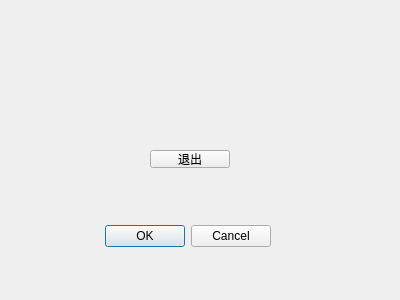
<?xml version="1.0" encoding="UTF-8"?>
<ui version="4.0">
 <class>pause</class>
 <widget class="QDialog" name="pause">
  <property name="geometry">
   <rect>
    <x>0</x>
    <y>0</y>
    <width>400</width>
    <height>300</height>
   </rect>
  </property>
  <property name="windowTitle">
   <string>Dialog</string>
  </property>
  <widget class="QDialogButtonBox" name="buttonBox">
   <property name="geometry">
    <rect>
     <x>-70</x>
     <y>220</y>
     <width>341</width>
     <height>32</height>
    </rect>
   </property>
   <property name="orientation">
    <enum>Qt::Horizontal</enum>
   </property>
   <property name="standardButtons">
    <set>QDialogButtonBox::Cancel|QDialogButtonBox::Ok</set>
   </property>
  </widget>
  <widget class="QPushButton" name="pushButton">
   <property name="geometry">
    <rect>
     <x>150</x>
     <y>150</y>
     <width>80</width>
     <height>18</height>
    </rect>
   </property>
   <property name="text">
    <string>退出</string>
   </property>
  </widget>
 </widget>
 <resources/>
 <connections>
  <connection>
   <sender>buttonBox</sender>
   <signal>accepted()</signal>
   <receiver>pause</receiver>
   <slot>accept()</slot>
   <hints>
    <hint type="sourcelabel">
     <x>248</x>
     <y>254</y>
    </hint>
    <hint type="destinationlabel">
     <x>157</x>
     <y>274</y>
    </hint>
   </hints>
  </connection>
  <connection>
   <sender>buttonBox</sender>
   <signal>rejected()</signal>
   <receiver>pause</receiver>
   <slot>reject()</slot>
   <hints>
    <hint type="sourcelabel">
     <x>316</x>
     <y>260</y>
    </hint>
    <hint type="destinationlabel">
     <x>286</x>
     <y>274</y>
    </hint>
   </hints>
  </connection>
 </connections>
</ui>
